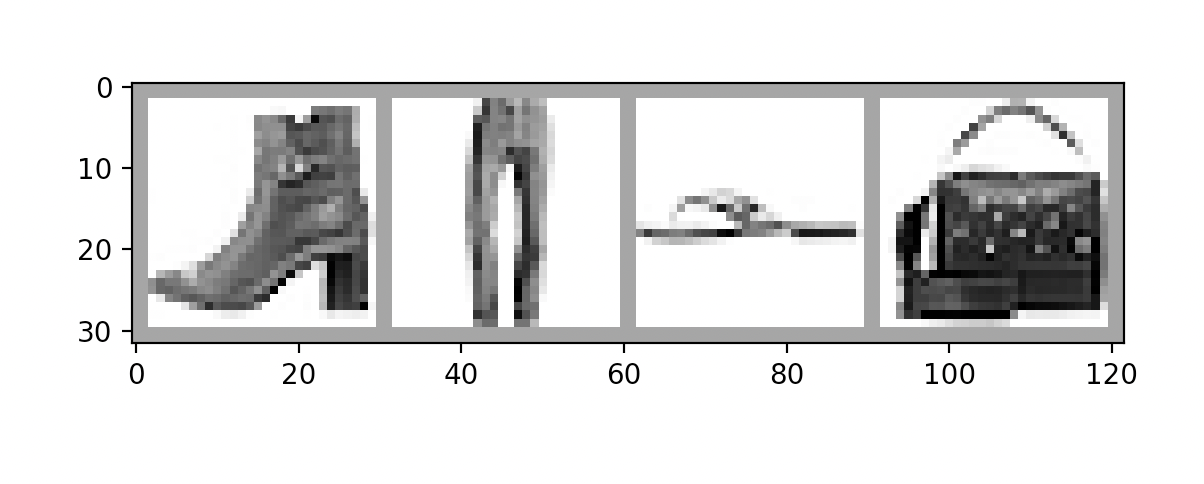

Write the Python code that produced this figure.
# PYTORCH TENSORBOARD SUPPORT
# # Showing Images in TensorBoard


print("\n# Showing Images in TensorBoard")
# PyTorch model and training necessities
import torch
import torch.nn as nn
import torch.nn.functional as F
import torch.optim as optim

# Image datasets and image manipulation
import torchvision
import torchvision.transforms as transforms

# Image display
import matplotlib.pyplot as plt
import numpy as np

# PyTorch TensorBoard support
# pip install setuptools==59.5.0
from torch.utils.tensorboard import SummaryWriter

import tensorflow as tf
import tensorboard as tb

tf.io.gfile = tb.compat.tensorflow_stub.io.gfile

from multiprocessing import freeze_support


# Gather datasets and prepare them for consumption
transform = transforms.Compose(
    [transforms.ToTensor(), transforms.Normalize((0.5,), (0.5,))]
)

# Store separate training and validations splits in ./data
training_set = torchvision.datasets.FashionMNIST(
    "./data", download=True, train=True, transform=transform
)
validation_set = torchvision.datasets.FashionMNIST(
    "./data", download=True, train=False, transform=transform
)

training_loader = torch.utils.data.DataLoader(
    training_set, batch_size=4, shuffle=True, num_workers=2
)


validation_loader = torch.utils.data.DataLoader(
    validation_set, batch_size=4, shuffle=False, num_workers=2
)

# Class labels
classes = (
    "T-shirt/top",
    "Trouser",
    "Pullover",
    "Dress",
    "Coat",
    "Sandal",
    "Shirt",
    "Sneaker",
    "Bag",
    "Ankle Boot",
)


class Net(nn.Module):
    def __init__(self):
        super(Net, self).__init__()
        self.conv1 = nn.Conv2d(1, 6, 5)
        self.pool1 = nn.MaxPool2d(2, 2)
        self.conv2 = nn.Conv2d(6, 16, 5)
        self.pool2 = nn.MaxPool2d(2, 2)
        self.fc1 = nn.Linear(16 * 4 * 4, 120)
        self.fc2 = nn.Linear(120, 84)
        self.fc3 = nn.Linear(84, 10)

    def forward(self, x):
        x = self.pool1(F.relu(self.conv1(x)))
        x = self.pool2(F.relu(self.conv2(x)))
        x = x.view(-1, 16 * 4 * 4)
        x = F.relu(self.fc1(x))
        x = F.relu(self.fc2(x))
        x = self.fc3(x)
        return x


# Helper function for inline image display
def matplotlib_imshow(img, one_channel=False):
    if one_channel:
        img = img.mean(dim=0)
    img = img / 2 + 0.5  # unnormalize
    npimg = img.numpy()
    if one_channel:
        plt.imshow(npimg, cmap="Greys")
        plt.show()
    else:
        plt.imshow(np.transpose(npimg, (1, 2, 0)))
        plt.show()


def main():
    # Extract a batch of 4 images
    dataiter = iter(training_loader)
    images, labels = dataiter.next()

    # Create a grid from the images and show them
    img_grid = torchvision.utils.make_grid(images)
    matplotlib_imshow(img_grid, one_channel=True)

    # Default log_dir argument is "runs" - but it's good to be specific
    # torch.utils.tensorboard.SummaryWriter is imported above
    writer = SummaryWriter("runs/fashion_mnist_experiment_1")

    # Write image data to TensorBoard log dir
    writer.add_image("Four Fashion-MNIST Images", img_grid)
    writer.flush()

    # To view, start TensorBoard on the command line with:
    #   tensorboard --logdir=runs
    # ...and open a browser tab to http://localhost:6006/

    # Graphing Scalars to Visualize Training
    print("\n# Graphing Scalars to Visualize Training")

    net = Net()
    criterion = nn.CrossEntropyLoss()
    optimizer = optim.SGD(net.parameters(), lr=0.001, momentum=0.9)

    print(len(validation_loader))
    for epoch in range(1):  # loop over the dataset multiple times
        running_loss = 0.0

        for i, data in enumerate(training_loader, 0):
            # basic training loop
            inputs, labels = data
            optimizer.zero_grad()
            outputs = net(inputs)
            loss = criterion(outputs, labels)
            loss.backward()
            optimizer.step()

            running_loss += loss.item()
            if i % 1000 == 999:  # Every 1000 mini-batches...
                print("Batch {}".format(i + 1))
                # Check against the validation set
                running_vloss = 0.0

                net.train(False)  # Don't need to track gradents for validation
                for j, vdata in enumerate(validation_loader, 0):
                    vinputs, vlabels = vdata
                    voutputs = net(vinputs)
                    vloss = criterion(voutputs, vlabels)
                    running_vloss += vloss.item()
                net.train(True)  # Turn gradients back on for training

                avg_loss = running_loss / 1000
                avg_vloss = running_vloss / len(validation_loader)

                # Log the running loss averaged per batch
                writer.add_scalars(
                    "Training vs. Validation Loss",
                    {"Training": avg_loss, "Validation": avg_vloss},
                    epoch * len(training_loader) + i,
                )

                running_loss = 0.0
    print("Finished Training")
    writer.flush()
    # -> SCALARS tab

    print("\n# Visualizing Your Model")
    # # Again, grab a single mini-batch of images
    dataiter = iter(training_loader)
    images, labels = dataiter.next()

    # add_graph() will trace the sample input through your model,
    # and render it as a graph.
    writer.add_graph(net, images)
    writer.flush()
    # -> GRAPHS tab

    print("\n# Visualizing Your Dataset with Embeddings")
    # Select a random subset of data and corresponding labels
    def select_n_random(data, labels, n=100):
        assert len(data) == len(labels)

        perm = torch.randperm(len(data))
        return data[perm][:n], labels[perm][:n]

    # Extract a random subset of data
    images, labels = select_n_random(training_set.data, training_set.targets)

    # get the class labels for each image
    class_labels = [classes[label] for label in labels]

    # log embeddings
    features = images.view(-1, 28 * 28)
    writer.add_embedding(
        features,
        metadata=class_labels,
        label_img=images.unsqueeze(1),
    )
    writer.flush()
    writer.close()
    # -> PROJECTOR tab

    print("Build done!")


if __name__ == "__main__":
    freeze_support()
    main()
